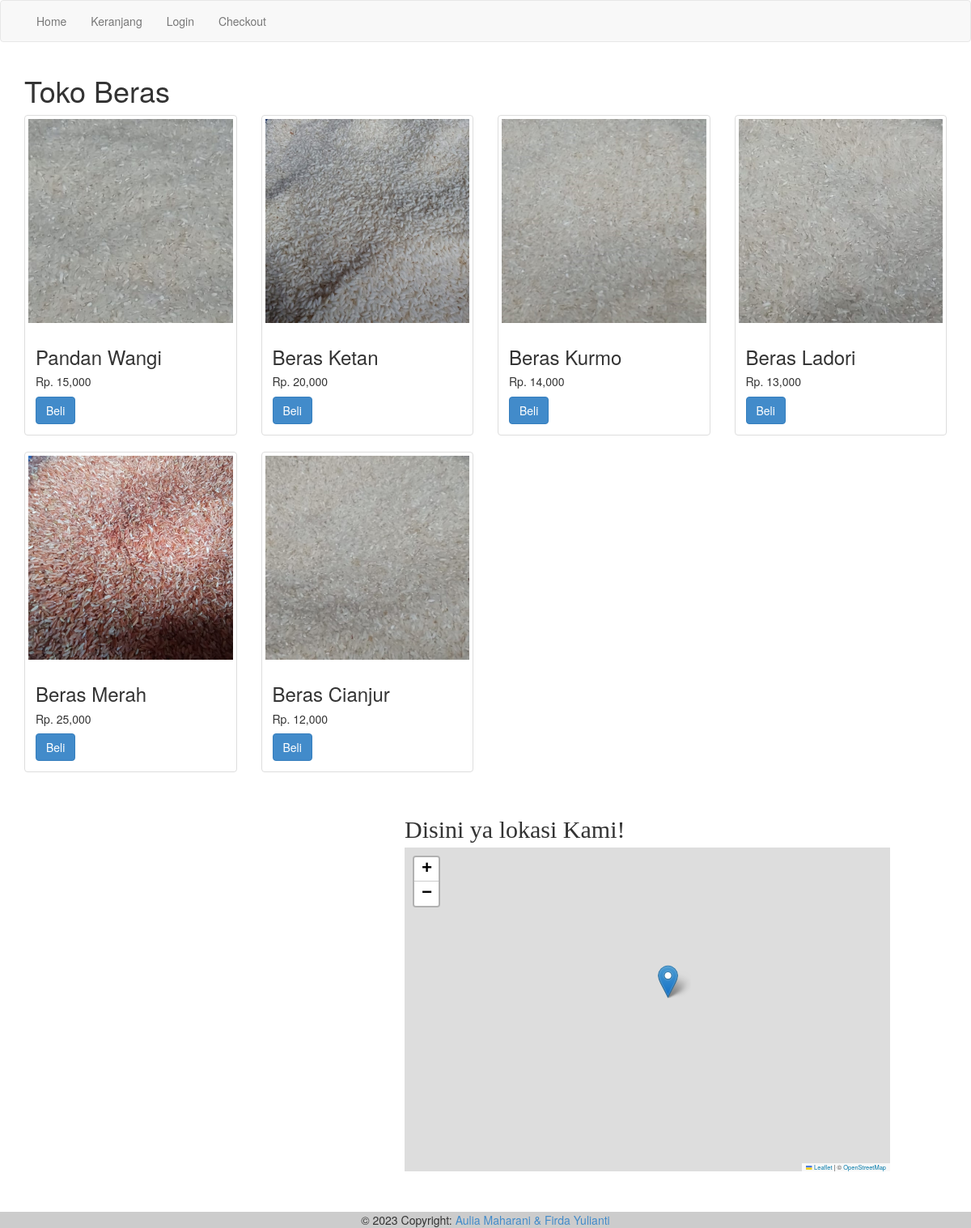
The page / on the database its author committed.
### tables this page shows
CREATE TABLE `produk` (
  `id_produk` int(255) NOT NULL,
  `harga_produk` varchar(255) NOT NULL,
  `nama_produk` varchar(255) NOT NULL,
  `foto_produk` varchar(255) NOT NULL
);

### index.php (the view, shortened to what this page needs)
<?php
$koneksi = new mysqli("localhost","root","","proyek");
?>
<!DOCTYPE html>
<html>
<head>
	<link rel="stylesheet" href="./css/bootstrap.css">
	<link rel="stylesheet" href="https://unpkg.com/leaflet@1.9.3/dist/leaflet.css"/>
</head>
<body>
<nav class="navbar navbar-default">
	<div class="container">
		<ul class="nav navbar-nav">
			<li><a href="index.php">Home</a></li>
			<li><a href="keranjang.php">Keranjang</a></li>
		<?php if (isset($_SESSION["pelanggan"])): ?>
			<li><a href="logout.php">Logout</a></li>
		<?php else: ?>
			<li><a href="login.php">Login</a></li>
		<?php endif ?>
			<li><a href="checkout.php">Checkout</a></li>
		</ul>
	</div>
</nav>
<section class="konten">
	<div class="container">
        <h1>Toko Beras</h1>
        <div class="row">
<?php $ambil = $koneksi->query("SELECT * FROM produk "); ?>
<?php while($perproduk = $ambil->fetch_assoc()){ ?>
        	<div class="col-md-3">
        		<div class="thumbnail">
        			<img src="./images/foto_produk/<?php echo $perproduk['foto_produk']; ?>" alt="">
        			<div class="caption">
        				<h3><?php echo $perproduk['nama_produk']; ?></h3>
        				<h5>Rp. <?php echo number_format($perproduk['harga_produk']); ?></h5>
        				<a href="beli.php?id=<?php echo $perproduk['id_produk']; ?>" class="btn btn-primary">Beli</a>
        			</div>
        		</div>
        	</div>
        <?php } ?>
	</div>
</section>
<div class="loc">
	Disini ya lokasi Kami!
</div>
<div id="map" style="width:600px; height: 400px;"></div>
<div class="ftr">
<footer class="bg-light text-center text-lg-start">
  <div class="text-center p-3" style="background-color: rgba(0, 0, 0, 0.2);">
    © 2023 Copyright:
    <a class="text-dark" href="">Aulia Maharani & Firda Yulianti</a>
  </div>
</footer>
</div>
</body>
</html>

### index.php (style rules this page uses)
html, body { height: 100%; margin: 0; }
.leaflet-container { height: 400px; width: 600px; max-width: 100%; max-height: 100%; margin-left: 500px; }
.ftr { margin-top: 50px; }
.loc { margin-left: 500px; margin-top: 30px; font-size: 30px; font-weight: 500; font-family: poppins; }

### rows shown on the page
produk: foto_produk (picture), nama_produk "Pandan Wangi", harga_produk "15,000"
produk: foto_produk (picture), nama_produk "Beras Ketan", harga_produk "20,000"
produk: foto_produk (picture), nama_produk "Beras Kurmo", harga_produk "14,000"
produk: foto_produk (picture), nama_produk "Beras Ladori", harga_produk "13,000"
produk: foto_produk (picture), nama_produk "Beras Merah", harga_produk "25,000"
produk: foto_produk (picture), nama_produk "Beras Cianjur", harga_produk "12,000"
